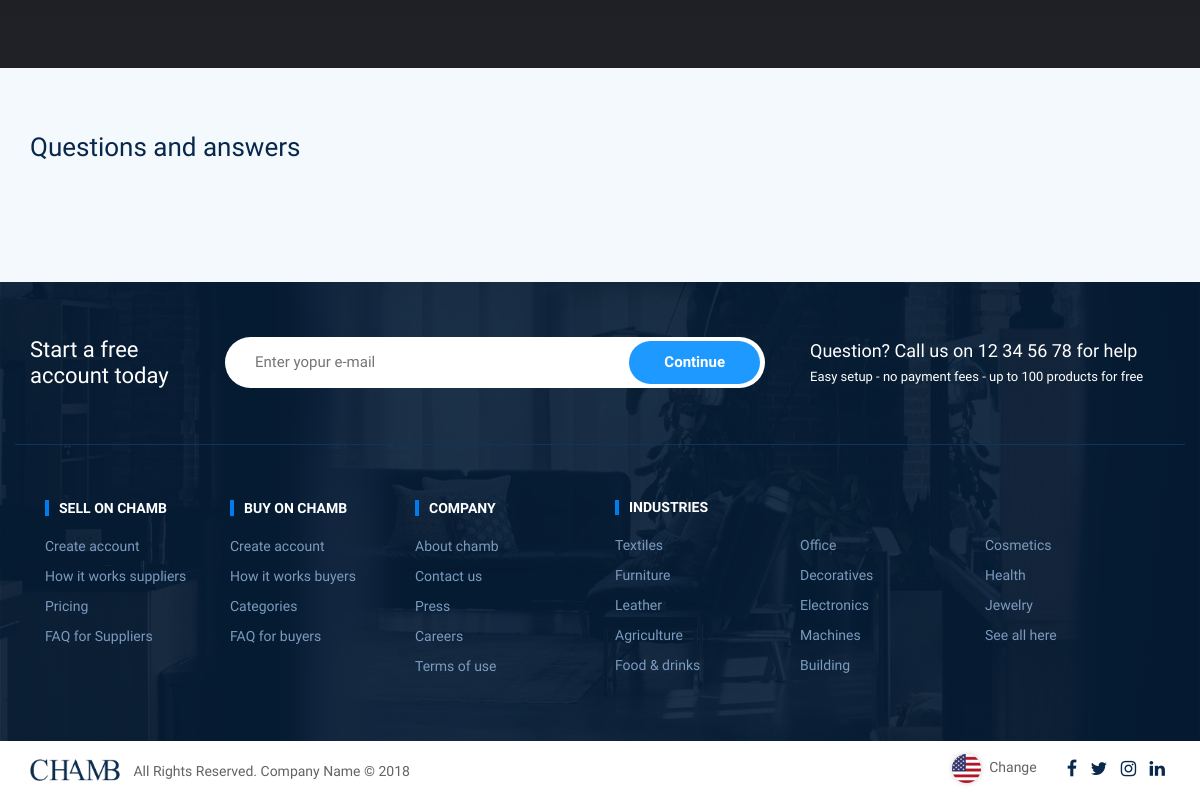
The app's page /works (lower part), older data.
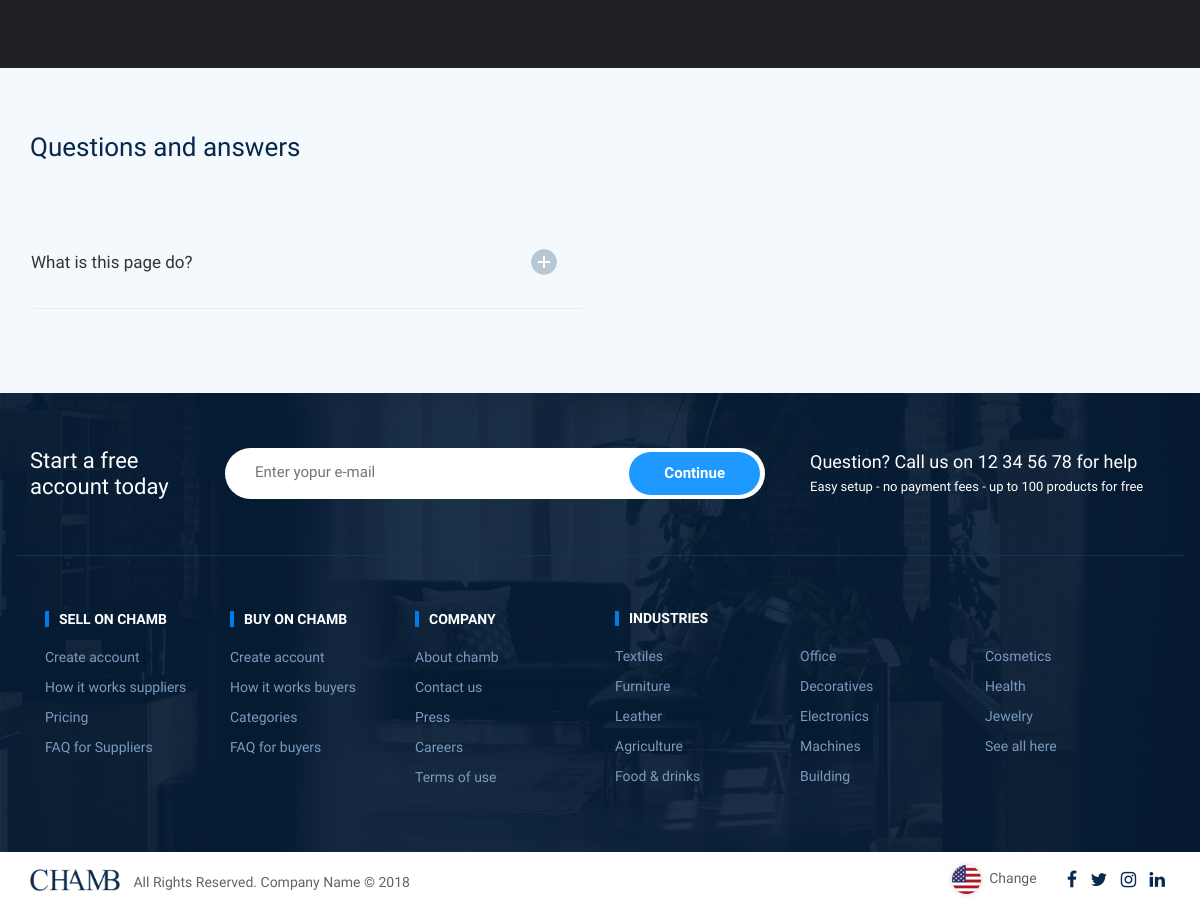
The same page, newer data.
### home/models.py (models this page shows, shortened)
class QnA(models.Model):
    name = models.CharField(max_length=400)
    question = models.CharField(max_length=900)
    answer = models.CharField(max_length=900)

### home/views.py (the view)
# urls.py: path('works', Works.as_view(),name='works'),
class Works(BaseView):
    def get(self,request):
        self.context['answers'] = Work.objects.all()
        self.context['questions']= QnA.objects.all()
        return render(request,'howitworks.html',self.context)

### templates/howitworks.html (shortened to what this page needs)
{% extends 'base.html' %}
{% load static %}
{% block content %}
      <div class="section-safety">
      </div>
      <div class="faq-box wow fadeIn" data-wow-delay="0.0s">
         <div class="container">
            <div class="row">
               <div class="faq-main-box">
                  <h2>Questions and answers</h2>
               {% for q in questions %}
                  <div class="col-md-6 col-sm-6 col-xs-12">
                     <div class="panel-group" id="accordion" role="tablist" aria-multiselectable="true">
                        <div class="panel panel-default">
                           <div class="panel-heading" role="tab" id="heading-faq-1">
                              <h4 class="panel-title">
                                 <a class="collapsed" data-toggle="collapse" data-parent="#accordion" href="#faq-a" aria-expanded="true" aria-controls="faq-a">
                              {{q.question}}
                                 </a>
                              </h4>
                           </div>
                        </div>
                     </div>
                  </div>
                  {% endfor %}
               </div>
            </div>
         </div>
      </div>
     {% endblock %}

Row changes from the older to the newer data that the page shows:
added QnA: question "What is this page do?"
